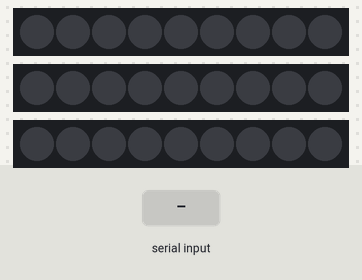
A sketch run on a simulated Arduino Uno, built with avr-gcc and run on an emulated ATmega328P. Shown: 3 × 9 RGB LEDs in strip order, left to right. The test bench sets the inputs (shaded band). Dim RGB values are drawn brighter than linear.

Above: at 4.2 s.
4.3 s: "<5>" received over Serial
At 5.5 s:
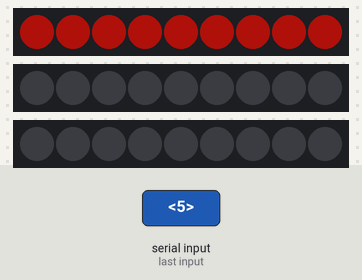
5.8 s: "<90>" received over Serial
At 6.6 s:
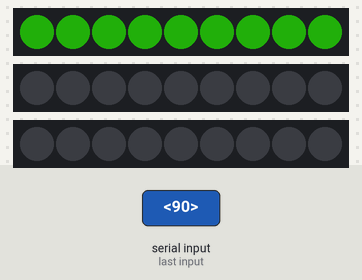
7.3 s: "<200>" received over Serial
At 7.7 s:
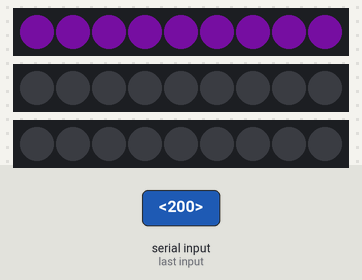
Timing chart, 0 to 10.3 s (numbered marks = the images above; inputs shaded):
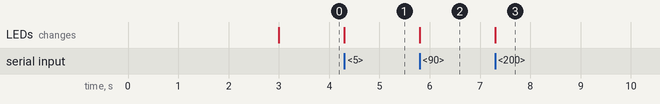

The sketch:

ARGB_eg.ino
```cpp
#include <FastLED.h>

FASTLED_USING_NAMESPACE

#if defined(FASTLED_VERSION) && (FASTLED_VERSION < 3001000)
#warning "Requires FastLED 3.1 or later; check github for latest code."
#endif

#define RTD_PIN    9
#define PROGRESS_PIN    11
#define TREND_PIN    10
#define LED_TYPE    WS2811
#define COLOR_ORDER GRB
#define NUM_LEDS    9
#define BRIGHTNESS          100
#define FRAMES_PER_SECOND  10

CRGB leds_rtd[NUM_LEDS];
CRGB leds_progress[NUM_LEDS];
CRGB leds_progress_current[NUM_LEDS];


const byte numChars = 32;
char receivedChars[numChars];
char tempChars[numChars];        // temporary array for use when parsing
char messageFromPC[numChars] = {0};
boolean newData = false;

int r = 0; //rtd hue
int p11 = 0; //current progress 1-9
int p12 = 0; //fine step 0-255
int p21 = 0; //current step progress 1-9
int p22 = 0; //fine step 0-255

void recvWithStartEndMarkers() {
    static boolean recvInProgress = false;
    static byte ndx = 0;
    char startMarker = '<';
    char endMarker = '>';
    char rc;

    while (Serial.available() > 0 && newData == false) {
        rc = Serial.read();

        if (recvInProgress == true) {
            if (rc != endMarker) {
                receivedChars[ndx] = rc;
                ndx++;
                if (ndx >= numChars) {
                    ndx = numChars - 1;
                }
            }
            else {
                receivedChars[ndx] = '\0'; // terminate the string
                recvInProgress = false;
                ndx = 0;
                newData = true;
            }
        }

        else if (rc == startMarker) {
            recvInProgress = true;
        }
    }
}

void parseData() {      // split the data into its parts

    char * strtokIndx; // this is used by strtok() as an index
    strtokIndx = strtok(tempChars,","); // get the first part - the string
    r = atoi(strtokIndx);
    strtokIndx = strtok(NULL, ",");  // this continues where the previous call left off
    p11 = atoi(strtokIndx);
    strtokIndx = strtok(NULL, ",");
    p12 = atoi(strtokIndx);
    strtokIndx = strtok(NULL, ",");
    p21 = atoi(strtokIndx);
    strtokIndx = strtok(NULL, ",");
    p22 = atoi(strtokIndx);

}

void updateLED()
{
  FastLED.clear();
  fill_solid(leds_rtd, 9, CHSV(r, 192,192));
  fill_solid(leds_progress, p11, CHSV(0, 0, 255));
  fill_solid(leds_progress+p11, 1 , CHSV(0, 0, p12));
  fill_solid(leds_progress_current, p21, CHSV(0, 0, 255));
  fill_solid(leds_progress_current+p21, 1 , CHSV(0, 0, p22));
  // send the 'leds' array out to the actual LED strip
  FastLED.show();
  // insert a delay to keep the framerate modest
  FastLED.delay(1000/FRAMES_PER_SECOND);
}
void setup() {
  delay(3000); // 3 second delay for recovery
  Serial.begin(115200);
  Serial.setTimeout(1);
  FastLED.addLeds<LED_TYPE,RTD_PIN,COLOR_ORDER>(leds_rtd, NUM_LEDS).setCorrection(TypicalLEDStrip);
  FastLED.addLeds<LED_TYPE,PROGRESS_PIN,COLOR_ORDER>(leds_progress, NUM_LEDS).setCorrection(TypicalLEDStrip);
  FastLED.addLeds<LED_TYPE,TREND_PIN,COLOR_ORDER>(leds_progress_current, NUM_LEDS).setCorrection(TypicalLEDStrip);
  FastLED.setBrightness(BRIGHTNESS);
  FastLED.clear();
  FastLED.show();
}

//uint8_t gHue = 0; // rotating "base color" used by many of the patterns

void loop()
{
    recvWithStartEndMarkers();
    if (newData == true) {
        strcpy(tempChars, receivedChars);
        parseData();
        updateLED();
        newData = false;
    }

}
```

Measured:
- after the input at 4.3 s, the LEDs: change at once (image 1)
- after the input at 5.8 s, the LEDs: change at once (image 2)
- after the input at 7.3 s, the LEDs: change at once (image 3)
